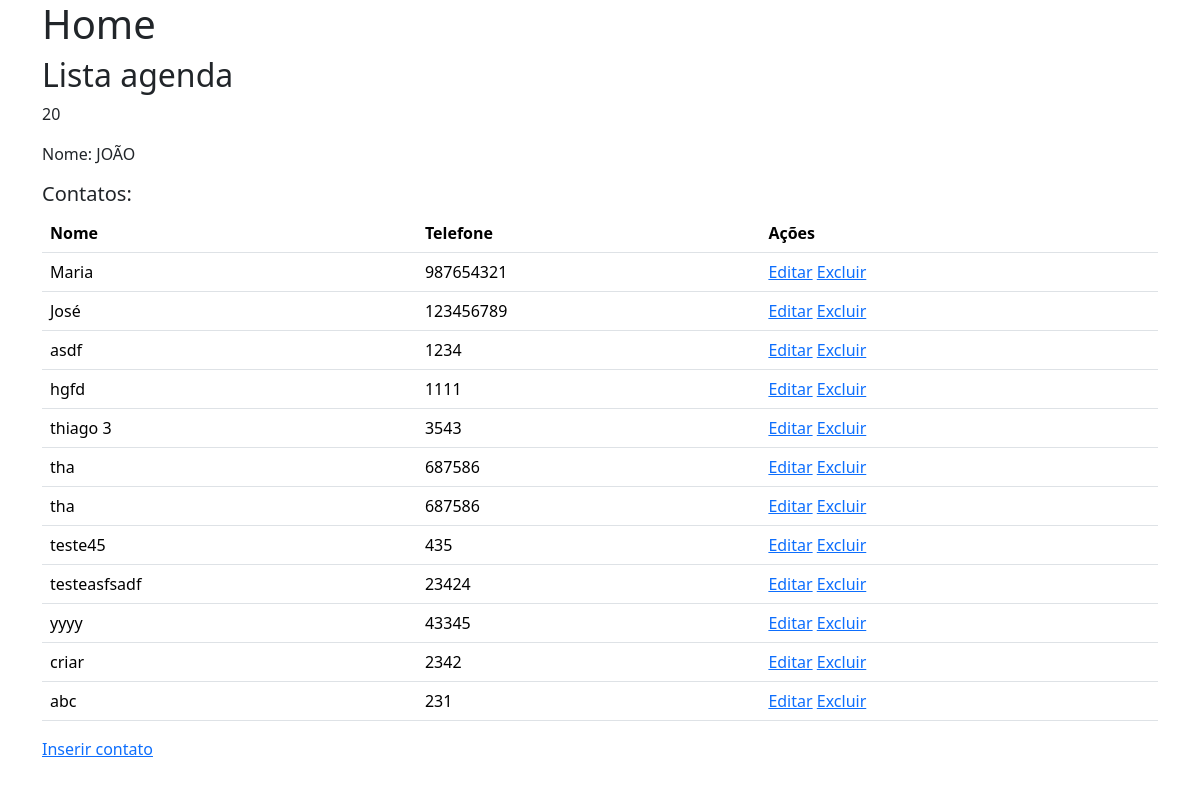
The page / on the database its author committed.
### app1/models.py (models this page shows, shortened)
class Agenda(models.Model):
    nome = models.CharField(
        max_length=100,
        null=False,
        blank=False
    )
    telefone = models.IntegerField()

### app1/views.py (the view)
# urls.py: 2. Add a URL to urlpatterns:  path('', views.home, name='home')
def home(request):
    contatos = Agenda.objects.all()
    resultado = 10 + 10
    contexto = {
        'resultado': resultado,
        'nome': 'João',
        'contatos': contatos
    }
    return render(request, 'home.html', contexto)

### app1/templates/home.html (shortened to what this page needs)
{% extends 'base.html' %}
{% block conteudo %}
<h1>Home</h1>
<h2>Lista agenda</h2>
<p>{{ resultado }}</p>
<p>Nome: {{nome|upper}}</p>
<p class="h5">Contatos:</p>
<table class="table">
    <thead>
        <tr>
            <th scope="col">Nome</th>
            <th scope="col">Telefone</th>
            <th scope="col">Ações</th>
        </tr>
    </thead>
    <tbody>
        {% for contato in contatos %}
        <tr>
            <td>{{ contato.nome }}</td>
            <td>{{ contato.telefone }}</td>
            <td>
                <a href="{% url 'editar' pk=contato.id %}">Editar</a>
                <a href="{% url 'deletar' pk=contato.id %}">Excluir</a>
            </td>
        </tr>
        {% endfor %}
    </tbody>
</table>
<a href="{% url 'criar' %}">Inserir contato</a>
{% endblock %}

### app1/templates/base.html (shortened to what this page needs)
<html>
<head>
    <link href="https://cdn.jsdelivr.net/npm/bootstrap@5.3.3/dist/css/bootstrap.min.css" rel="stylesheet">
</head>
<body>
    <div class="container">
    {% block conteudo %} Conteúdo {% endblock %}
    </div>
</body>
</html>

### rows shown on the page
Agenda: nome "Maria", telefone "987654321"
Agenda: nome "José", telefone "123456789"
Agenda: nome "asdf", telefone "1234"
Agenda: nome "hgfd", telefone "1111"
Agenda: nome "thiago 3", telefone "3543"
Agenda: nome "tha", telefone "687586"
Agenda: nome "tha", telefone "687586"
Agenda: nome "teste45", telefone "435"
Agenda: nome "testeasfsadf", telefone "23424"
Agenda: nome "yyyy", telefone "43345"
Agenda: nome "criar", telefone "2342"
Agenda: nome "abc", telefone "231"

### other values the page prints
{{ resultado }} "20"
{{ nome|upper }} "JOÃO"
